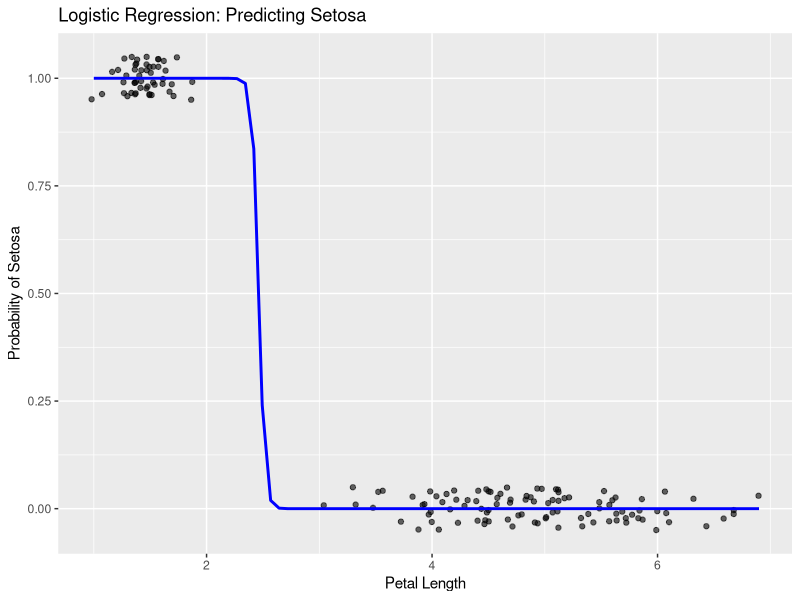

Write the R code that produced this figure.
# Load dataset
data(iris)

# Create binary outcome: 1 = Setosa, 0 = Others
iris$IsSetosa <- ifelse(iris$Species == "setosa", 1, 0)

# Check structure
str(iris)

# Fit logistic regression model
model <- glm(IsSetosa ~ Petal.Length,
             data = iris,
             family = binomial)

summary(model)

# Predicted probabilities
iris$prob <- predict(model, type = "response")

head(iris[, c("Petal.Length", "Species", "prob")])

# Install if needed
# install.packages("ggplot2")

library(ggplot2)

ggplot(iris, aes(x = Petal.Length, y = IsSetosa)) +
  geom_point(position = position_jitter(height = 0.05),
             alpha = 0.6) +
  stat_smooth(method = "glm",
              method.args = list(family = "binomial"),
              se = FALSE,
              color = "blue") +
  labs(title = "Logistic Regression: Predicting Setosa",
       x = "Petal Length",
       y = "Probability of Setosa")

# Convert probabilities to predicted class
iris$pred_class <- ifelse(iris$prob > 0.5, 1, 0)

# Confusion matrix
table(Predicted = iris$pred_class,
      Actual = iris$IsSetosa)

exp(coef(model))
